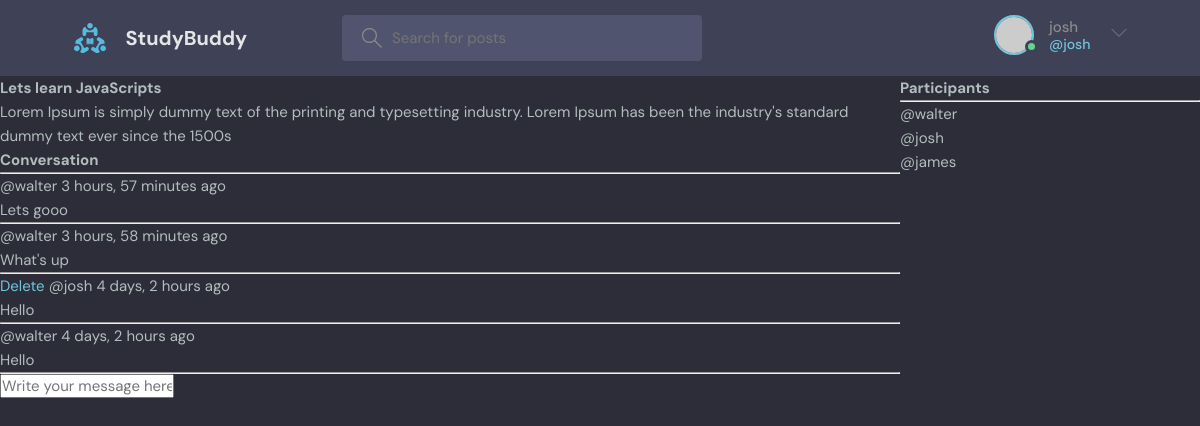
/room/1/ (signed in), run on the app's committed database.
### base/models.py (models this page shows, shortened)
class Room(models.Model):
    host =  models.ForeignKey(User, on_delete = models.SET_NULL, null = True)
    topic = models.ForeignKey(Topic, on_delete = models.SET_NULL, null = True)
    name = models.CharField(max_length=200) #Allows different names
    description = models.TextField(null = True, blank = True) #Blank page for decription
    participants = models.ManyToManyField(User, related_name = 'participants', blank = True )
    updated = models.DateTimeField(auto_now = True) # Shows time
    created = models.DateTimeField(auto_now_add = True) #shows time of creation
    class Meta:
        ordering = ['-updated', '-created']

class Message(models.Model):
    user = models.ForeignKey(User, on_delete = models.CASCADE) #A for Users relationship with Room class that deletes all the childern
    room = models.ForeignKey(Room, on_delete = models.CASCADE) #A for room relationship with Room class that deletes all the childern
    body = models.TextField()
    updated = models.DateTimeField(auto_now = True) # Shows time
    created = models.DateTimeField(auto_now_add = True) #shows time of creation
    class Meta:
        ordering = ['-updated', '-created']

### base/views.py (the view, shortened to what this page needs)
# urls.py: path('room/<str:pk>/', views.room, name = "room"), #Path to room
def room(request, pk):
    room = Room.objects.get(id =pk)
    room_messages = room.message_set.all()
    participants = room.participants.all()
    context = {'room' : room, 'room_messages' : room_messages, 'participants': participants}
    return render(request, 'base/room.html', context) #Goes into template folder to go to the room html

### base/templates/base/room.html (shortened to what this page needs)
{% extends 'main.html' %}
{% block content%}
<div class = "room-container">
    <div>
        <h1>{{room.name}}</h1>
        <p>{{room.description}}</p>
        <div class = "comment-wrapper">
                <h3>Conversation</h3>
                <hr>
                {% for message in room_messages %}
                    <div>
                        {% if request.user == message.user %}
                        <a href = "{% url 'delete-message' message.id%}">Delete</a>
                        {% endif %}
                        <small>@{{message.user}}  {{message.created | timesince}} ago </small>
                        <p>{{message.body}}</p>
                        <hr>
                    </div>
                {% endfor %}
            </div>
        {% if request.user.is_authenticated %}
        <div class = "comment-form">
            <form method = "POST" action ="">
                <input type = "text" name = "body" placeholder="Write your message here..." />
            </form>
        </div>
        {% endif %}
    </div>
    <div>
        <h3>Participants</h3>
        <hr>
        {% for user in participants %}
            <div>
                <p>@{{user.username}}</p>
            </div>
        {% endfor %}
    </div>
</div>
{% endblock content %}

### templates/navbar.html (shortened to what this page needs)
{% load static %}
<header class="header header--loggedIn">
    <div class="container">
      <a href="{% url 'home' %}" class="header__logo">
        <img src="{% static 'images/logo.svg' %} " />
        <h1>StudyBuddy</h1>
      </a>
      <form class="header__search" method = "GET" action = "{% url 'home'%}">
        <label>
          <input name = 'q' placeholder="Search for posts" />
        </label>
      </form>
      <nav class="header__menu">
        {% if request.user.is_authenticated %}
        <div class="header__user">
          <a href="profile.html">
            <div class="avatar avatar--medium active">
              <img src="https://randomuser.me/api/portraits/men/37.jpg" />
            </div>
            <p>{{request.user.username}}<span>@{{request.user.username}}</span></p>
          </a>
          <button class="dropdown-button">
            <svg version="1.1" xmlns="http://www.w3.org/2000/svg" width="32" height="32" viewBox="0 0 32 32">
              <title>chevron-down</title>
              <path d="M16 21l-13-13h-3l16 16 16-16h-3l-13 13z"></path>
            </svg>
          </button>
        </div>
        {% else %}
        <a href="{% url 'login' %}">
          <img src="{% static 'images/avatar.svg' %}" />
          <p>Login</p>
        </a>
        {% endif %}
      </nav>
    </div>
  </header>

### static/styles/style.css (style rules this page uses)
:root { --color-main: #71c6dd; --color-main-light: #e1f6fb; --color-dark: #3f4156; --color-dark-medium: #51546e; --color-dark-light: #696d97; --color-light: #e5e5e5; --color-gray: #8b8b8b; --color-light-gray: #b2bdbd; --color-bg: #2d2d39; --color-success: #5dd693; --color-error: #fc4b0b; }
* { font-family: "DM Sans", -apple-system, BlinkMacSystemFont, "Segoe UI", Roboto, Oxygen, Ubuntu, Cantarell, "Open Sans", "Helvetica Neue", sans-serif; margin: 0; padding: 0; box-sizing: border-box; text-rendering: optimizeLegibility; font-size: inherit; }
html { font-size: 56.25%; }
@media only screen and (min-width: 1200px) { html { font-size: 62.5%; } }
body { line-height: 1.6; font-weight: 400; font-size: 1.5rem; color: var(--color-light-gray); background-color: var(--color-bg); min-height: 100vh; }
img { width: 100%; }
a { display: inline-block; color: var(--color-main); text-decoration: none; }
.container { max-width: 120rem; width: 90%; margin: auto; }
.avatar { position: relative; display: inline-block; border-radius: 50%; border: 2px solid var(--color-main); }
.avatar img { display: block; border-radius: 50%; object-fit: cover; object-position: center; }
.avatar::after { content: ""; display: block; position: absolute; background-color: var(--color-gray); z-index: 111; border-radius: 50%; border: 0.3rem solid var(--color-dark); }
.avatar.active::after { background-color: var(--color-success); }
.avatar.avatar--medium img { width: 3.6rem; height: 3.6rem; border-radius: 50%; }
.avatar.avatar--medium:after { width: 0.7rem; height: 0.7rem; bottom: 0px; right: -6px; }
.header { padding: 1.5rem; background-color: var(--color-dark); }
.header > .container { display: flex; gap: 9.5rem; }
.header__logo, .header__user { display: flex; gap: 2rem; align-items: center; }
.header__logo > img { height: 3.2rem; width: 3.2rem; }
.header__logo > h1 { font-weight: 700; font-size: 2rem; color: var(--color-light); }
.header__search > label { background-color: var(--color-dark-medium); padding: 1.3rem 1rem; display: flex; align-items: center; gap: 1rem; border-radius: 4px; }
.header__search svg { fill: var(--color-gray); width: 2rem; height: 2rem; margin-left: 1rem; }
.header__search input { width: 30rem; background: transparent; border: none; outline: none; color: var(--color-light); }
.header__menu { margin-left: auto; position: relative; }
.header__menu a { display: flex; gap: 1.5rem; align-items: center; font-weight: 500; text-decoration: none; color: var(--color-gray); }
.header__menu img { height: 3.6rem; }
.header__menu p { line-height: 1.2; }
.header__menu span { color: var(--color-main); font-weight: 500; font-size: 1.4rem; display: block; }
.header__menu svg { width: 1.6rem; height: 1.6rem; fill: var(--color-dark-light); }
.dropdown-button { background: transparent; border: 0; outline: 0; cursor: pointer; }

### base/templates/base/room.html (style rules this page uses)
.room-container { display: grid; grid-template-columns: 3fr 1fr; }

### data on the page
Room: name "Lets learn JavaScripts", description "Lorem Ipsum is simply dummy text of the printing and typesetting industry. Lorem Ipsum has been the industry's standard dummy text ever since the 1500s"
Message: user "walter", created "3 hours, 57 minutes", body "Lets gooo"
Message: user "walter", created "3 hours, 58 minutes", body "What's up"
Message: shows "Delete", user "josh", created "4 days, 2 hours", body "Hello"
Message: user "walter", created "4 days, 2 hours", body "Hello"

### other printed values
{{ request.user.username }} "josh"
{{ user.username }} "walter"
{{ user.username }} "josh"
{{ user.username }} "james"
